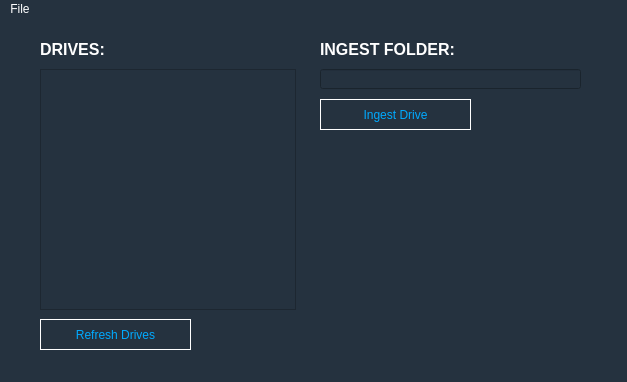
<?xml version="1.0" encoding="UTF-8"?>
<ui version="4.0">
 <class>MainWindow</class>
 <widget class="QMainWindow" name="MainWindow">
  <property name="geometry">
   <rect>
    <x>0</x>
    <y>0</y>
    <width>627</width>
    <height>382</height>
   </rect>
  </property>
  <property name="windowTitle">
   <string>MainWindow</string>
  </property>
  <property name="styleSheet">
   <string notr="true">background-color: rgb(37, 50, 63);
border-color: rgb(255, 255, 255);
color: rgb(255, 255, 255);</string>
  </property>
  <widget class="QWidget" name="centralwidget">
   <widget class="QPushButton" name="pushButton">
    <property name="geometry">
     <rect>
      <x>40</x>
      <y>300</y>
      <width>151</width>
      <height>31</height>
     </rect>
    </property>
    <property name="styleSheet">
     <string notr="true">border: 1px solid white;
color: rgb(0, 170, 255);</string>
    </property>
    <property name="text">
     <string>Refresh Drives</string>
    </property>
   </widget>
   <widget class="QLineEdit" name="lineEdit_2">
    <property name="geometry">
     <rect>
      <x>40</x>
      <y>450</y>
      <width>431</width>
      <height>20</height>
     </rect>
    </property>
    <property name="text">
     <string>C:\Python\Scripts\pyside2-uic.exe</string>
    </property>
   </widget>
   <widget class="QLabel" name="label_2">
    <property name="geometry">
     <rect>
      <x>40</x>
      <y>420</y>
      <width>141</width>
      <height>21</height>
     </rect>
    </property>
    <property name="text">
     <string>pyside2-uic.exe Location:</string>
    </property>
   </widget>
   <widget class="QPushButton" name="FindpysideButton">
    <property name="geometry">
     <rect>
      <x>480</x>
      <y>450</y>
      <width>21</width>
      <height>21</height>
     </rect>
    </property>
    <property name="styleSheet">
     <string notr="true">border: 1px solid white;
color: rgb(0, 170, 255);</string>
    </property>
    <property name="text">
     <string>^</string>
    </property>
   </widget>
   <widget class="QLineEdit" name="lineEdit_3">
    <property name="geometry">
     <rect>
      <x>320</x>
      <y>50</y>
      <width>261</width>
      <height>20</height>
     </rect>
    </property>
   </widget>
   <widget class="QLabel" name="label_3">
    <property name="geometry">
     <rect>
      <x>320</x>
      <y>20</y>
      <width>141</width>
      <height>21</height>
     </rect>
    </property>
    <property name="font">
     <font>
      <pointsize>12</pointsize>
      <weight>75</weight>
      <bold>true</bold>
     </font>
    </property>
    <property name="text">
     <string>INGEST FOLDER:</string>
    </property>
   </widget>
   <widget class="QPushButton" name="FindFileButton_2">
    <property name="geometry">
     <rect>
      <x>360</x>
      <y>400</y>
      <width>21</width>
      <height>21</height>
     </rect>
    </property>
    <property name="styleSheet">
     <string notr="true">border: 1px solid white;
color: rgb(0, 170, 255);</string>
    </property>
    <property name="text">
     <string>^</string>
    </property>
   </widget>
   <widget class="QCheckBox" name="checkBox">
    <property name="geometry">
     <rect>
      <x>440</x>
      <y>540</y>
      <width>101</width>
      <height>17</height>
     </rect>
    </property>
    <property name="text">
     <string>Same as Source</string>
    </property>
   </widget>
   <widget class="QComboBox" name="recentscomboBox">
    <property name="geometry">
     <rect>
      <x>198</x>
      <y>480</y>
      <width>121</width>
      <height>22</height>
     </rect>
    </property>
   </widget>
   <widget class="QPushButton" name="loadRecentButton">
    <property name="geometry">
     <rect>
      <x>100</x>
      <y>480</y>
      <width>91</width>
      <height>21</height>
     </rect>
    </property>
    <property name="styleSheet">
     <string notr="true">border: 1px solid white;
color: rgb(0, 170, 255);</string>
    </property>
    <property name="text">
     <string>Load Recent</string>
    </property>
   </widget>
   <widget class="QListView" name="listView">
    <property name="geometry">
     <rect>
      <x>40</x>
      <y>50</y>
      <width>256</width>
      <height>241</height>
     </rect>
    </property>
   </widget>
   <widget class="QLabel" name="label_4">
    <property name="geometry">
     <rect>
      <x>40</x>
      <y>20</y>
      <width>141</width>
      <height>21</height>
     </rect>
    </property>
    <property name="font">
     <font>
      <pointsize>12</pointsize>
      <weight>75</weight>
      <bold>true</bold>
     </font>
    </property>
    <property name="text">
     <string>DRIVES:</string>
    </property>
   </widget>
   <widget class="QPushButton" name="pushButton_2">
    <property name="geometry">
     <rect>
      <x>320</x>
      <y>80</y>
      <width>151</width>
      <height>31</height>
     </rect>
    </property>
    <property name="styleSheet">
     <string notr="true">border: 1px solid white;
color: rgb(0, 170, 255);</string>
    </property>
    <property name="text">
     <string>Ingest Drive</string>
    </property>
   </widget>
  </widget>
  <widget class="QMenuBar" name="menubar">
   <property name="geometry">
    <rect>
     <x>0</x>
     <y>0</y>
     <width>627</width>
     <height>21</height>
    </rect>
   </property>
   <widget class="QMenu" name="menuFile">
    <property name="title">
     <string>File</string>
    </property>
    <addaction name="actionSave_Template"/>
   </widget>
   <addaction name="menuFile"/>
  </widget>
  <widget class="QStatusBar" name="statusbar"/>
  <action name="actionSave_Template">
   <property name="text">
    <string>Save Template</string>
   </property>
  </action>
 </widget>
 <resources/>
 <connections/>
</ui>
